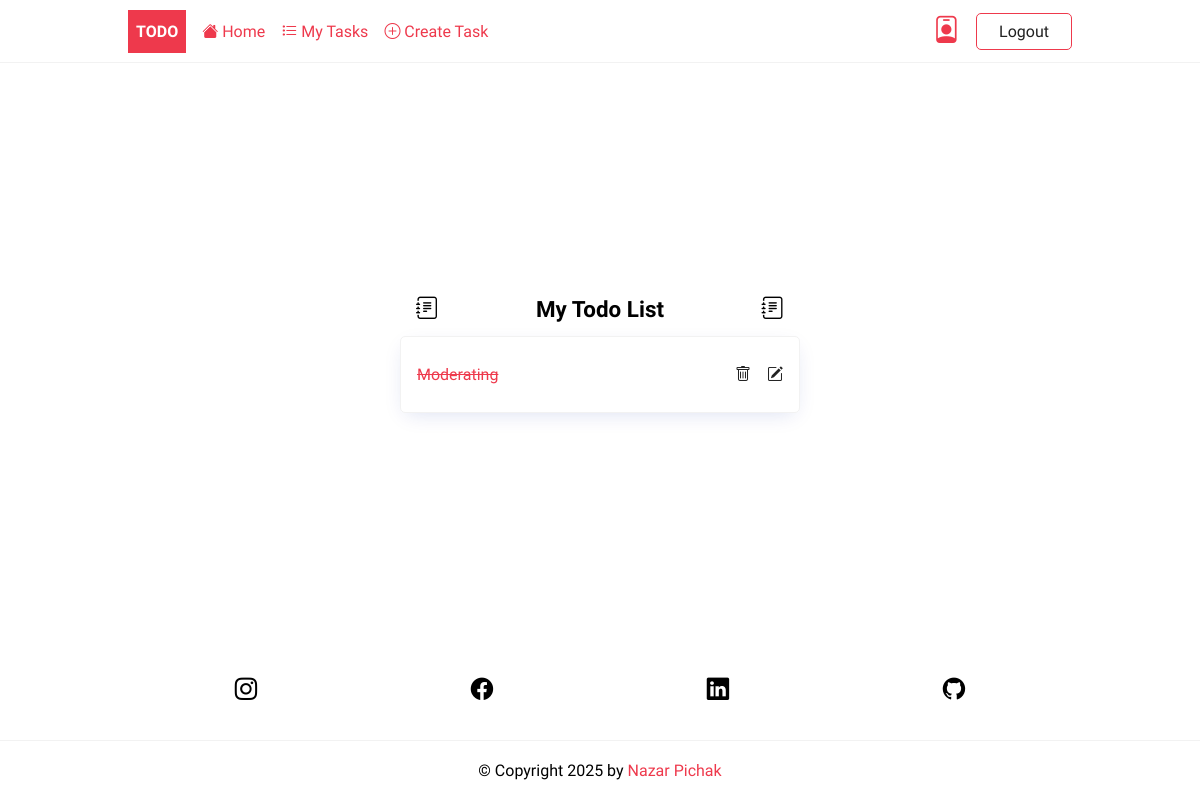
Before: /tasks/ (signed in) with the older database file.
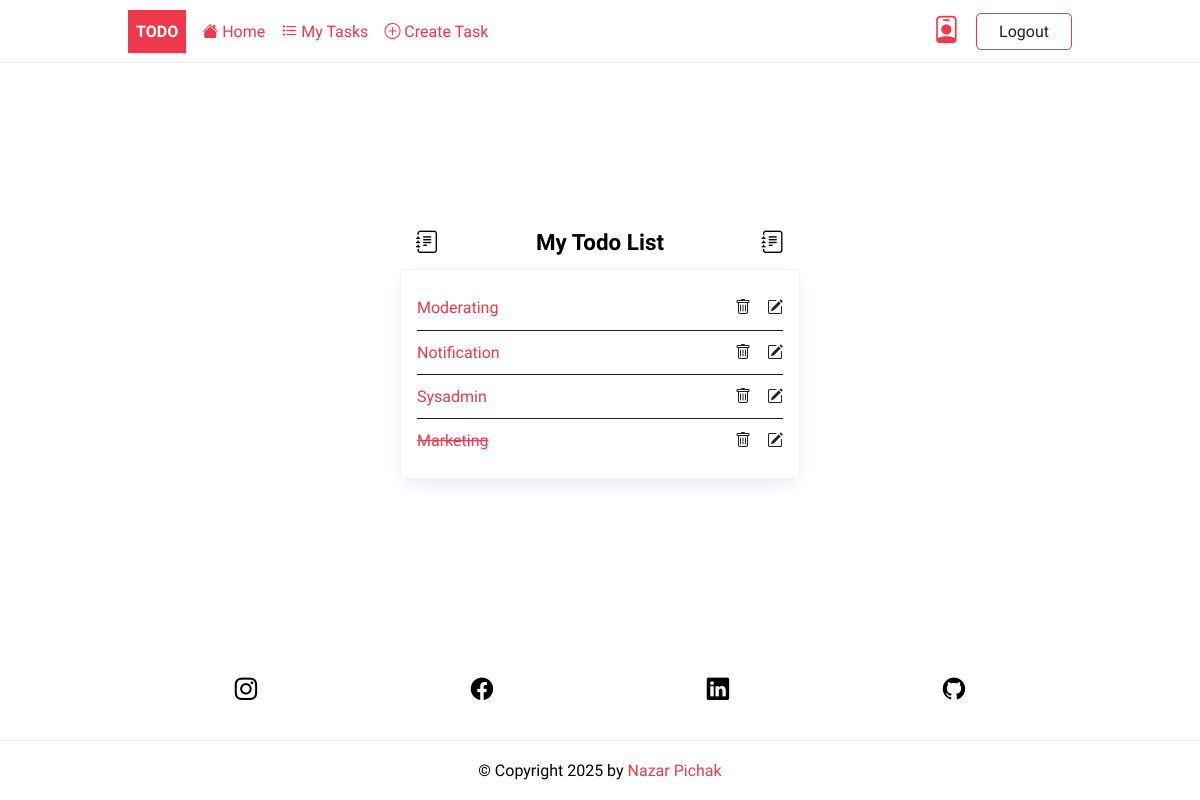
After: the same page with the newer database file.
### todo/models.py (models this page shows, shortened)
class Task(models.Model):
    title = models.CharField(max_length=255)
    description = models.TextField(null=True, blank=True)
    completed = models.BooleanField(default=False)
    created_at = models.DateTimeField(auto_now_add=True)
    user = models.ForeignKey(User, on_delete=models.CASCADE, null=True, blank=True)
    class Meta:
        ordering = ['completed']

### todo/views.py (the view)
# urls.py: path('tasks/', TaskList.as_view(), name='tasks'),
class TaskList(LoginRequiredMixin, ListView):
    model = Task
    context_object_name = 'tasks'
    def get_context_data(self, **kwargs):
        context = super().get_context_data(**kwargs)
        context['tasks'] = context['tasks'].filter(user=self.request.user)
        return context

### todo/templates/todo/task_list.html
{%extends 'base.html'%}
{% block content %}
<div class="center">
	{% if tasks %}
		<div class="tasks-heading">
			<i class="bi bi-journal-text"></i>
			<h2>My Todo List</h2>
			<i class="bi bi-journal-text"></i>
		</div>
	{% else %}
			<h2>My Todo List</h2>
	{% endif %}
	{% if tasks %}
	    <ul class="tasks">
	    	{% for task in tasks %}
	    		<li><a href="{% url 'task' task.id %}" class="{% if task.completed%}completed{%endif%}">{{ task.title }}</a>
	    			 <div  class="task-controls">
	    			 	<a href="{% url 'task-delete' task.id %}"><i class="bi bi-trash"></i> </a>
	    				<a href="{% url 'task-update' task.id %}"><i class="bi bi-pencil-square"></i></a>
	    	         </div>
	    	    </li>
	    	{% endfor %}
	    {% else %}
	    	<p>🎉 Yay, you have no pending tasks!</p><a href="{% url 'task-create' %}">Create Task</a>
	    {% endif %}
	</ul>
</div>
{% endblock content %}

### templates/base.html (shortened to what this page needs)
{% load static %}
<!DOCTYPE html>
<html lang="en">
    <head>
        <link rel="stylesheet" href="{% static 'css/style-frontend.css' %}" />
    </head>
    <body>
        <header class="header">
            <div class="container">
                <a href="{%url 'home'%}" class="logo">Todo</a>
                <nav class="nav">
                	<a href="{%url 'home' %}"><i class="bi bi-house-fill"></i>  Home</a>
                    {% if request.user.is_authenticated %}
                	    <a href="{%url 'tasks' %}"><i class="bi bi-list-task"></i>  My Tasks</a>
                        <a href="{% url 'task-create' %}" class="nav-link"><i class="bi bi-plus-circle"></i>  Create Task</a>
                        <a href="{% url 'profile' %}"><i class="bi bi-person-badge"></i></a>
                        <a href="{% url 'logout' %}" class="btn btn-outline">Logout</a>
                    {% else %}
                        <a href="{% url 'login' %}" class="btn btn-outline">Login</a>
                        <a href="{% url 'register' %}" class="btn btn-primary">Join Now</a>
                    {% endif %}
                </nav>
            </div>
        </header>
        <main>
            <div class="container">
                {% block content %}
                {% endblock content %}
            </div>
        </main>
        <div class="container social-icons">
            <a href="https://www.instagram.com/__nazar_pichak___/"><i class="bi bi-instagram"></i></a>
            <a href="https://www.facebook.com/nazar.pichak.9"><i class="bi bi-facebook"></i></a>
            <a href="https://www.linkedin.com/in/nazar-pichak-ua/"><i class="bi bi-linkedin"></i></a>
            <a href="https://github.com/Nazar-Pichak"><i class="bi bi-github"></i></a>
        </div>
        <footer class="footer">
            <div class="container">
               <p>&copy; Copyright {% now "Y" %} by <a href="https://www.linkedin.com/in/nazar-pichak-ua/">Nazar Pichak</a></p>
            </div>
        </footer>
    </body>
</html>

### static/css/style-frontend.css (style rules this page uses)
:root { --color-primary: #ee394c; --color-secondary: #86b7fe; --color-light: #f2f2f2; --color-gray: #ced4da; --color-dark: #212121; --color-white: #ffffff; --color-error: #e2442f; --color-warning: #ffc900; --color-info: #02a2b9; --color-success: #1ba345; --color-input: #00d1b2; --border-radius: 5px; }
* { margin: 0; padding: 0; box-sizing: border-box; text-rendering: optimizeLegibility; }
html, body { height: 100%; }
body { font-family: 'Dosis', sans-serif; font-size: 1rem; line-height: 1.7; display: flex; flex-direction: column; }
h2 { font-size: 1.4rem; }
a { color: var(--color-primary); text-decoration: none; }
.container { max-width: 960px; margin: 0 auto; padding: 0.5rem; }
.header { border-bottom: solid 1px var(--color-light); }
.header > .container { display: flex; align-items: center; gap:1rem; }
.nav { display:flex; gap:1rem; align-items: center; justify-content: center; flex-basis: 100%; }
.nav a:nth-last-child(2) { margin-left: auto; font-weight: bold; }
.logo { padding: 0.5rem; background-color: var(--color-primary); text-decoration: none; color: var(--color-white); font-weight: bold; text-transform: uppercase; }
a i.bi.bi-person-badge { font-size: 1.7rem; }
.social-icons { width: 80%; margin-top: auto; display: flex; justify-content: space-around; font-size: 1.4rem; }
a i.bi.bi-instagram, a i.bi.bi-facebook, a i.bi.bi-linkedin, a i.bi.bi-github { color: black !important; }
.tasks-heading { display: flex; justify-content: space-between; align-items: center; min-width: 400px; padding-left: 1rem; padding-right: 1rem; padding-bottom: 0.5rem; }
i.bi.bi-journal-text { font-size: 1.4rem; }
.tasks { list-style: none; border: solid 1px var(--color-light); padding: 1rem; border-radius: var(--border-radius); box-shadow: rgb(11 43 158 / 15%) 0px 6px 20px -6px; min-width: 400px; }
.tasks li { display: flex; justify-content: space-between; align-items: center; width: 100%; border-bottom: solid 1px var(--color-dark); padding: 0.5rem 0; }
.tasks li:last-of-type { border-bottom: none; }
.task-controls { display: flex; justify-content: space-between; gap: 1rem; }
.task-controls a { color: var(--color-dark); }
.completed { text-decoration: line-through; }
.footer p { text-align: center; }
.footer { margin-top: auto; padding: 0.5rem 0; border-top: solid 1px var(--color-light); }
.btn { padding: 0.25rem 0.75rem; border-radius: var(--border-radius); background-color: var(--color-white); border: solid 1px var(--color-white); color: var(--color-dark); cursor: pointer; text-decoration: none; font-size: 1rem; min-width: 6rem; text-align: center; }
.btn-outline { border: solid 1px var(--color-primary); }
.center { display: flex; flex-direction: column; align-items: center; justify-content: center; min-height: 70vh; }

Changed rows visible on the page:
changed Task "Moderating": completed True → False (drawn)
added Task: title "Notification"
added Task: title "Sysadmin"
added Task: title "Marketing", completed True (drawn)
